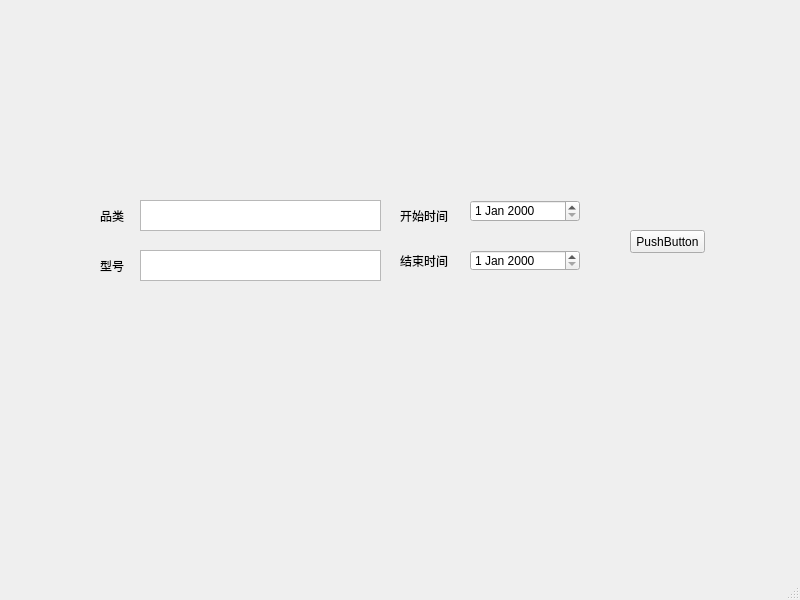
<?xml version="1.0" encoding="UTF-8"?>
<ui version="4.0">
 <class>MainWindow</class>
 <widget class="QMainWindow" name="MainWindow">
  <property name="geometry">
   <rect>
    <x>0</x>
    <y>0</y>
    <width>800</width>
    <height>600</height>
   </rect>
  </property>
  <property name="windowTitle">
   <string>test</string>
  </property>
  <widget class="QWidget" name="centralwidget">
   <widget class="QLabel" name="label">
    <property name="geometry">
     <rect>
      <x>100</x>
      <y>200</y>
      <width>41</width>
      <height>31</height>
     </rect>
    </property>
    <property name="text">
     <string>品类</string>
    </property>
   </widget>
   <widget class="QTextBrowser" name="textBrowser">
    <property name="geometry">
     <rect>
      <x>140</x>
      <y>200</y>
      <width>241</width>
      <height>31</height>
     </rect>
    </property>
   </widget>
   <widget class="QLabel" name="label_2">
    <property name="geometry">
     <rect>
      <x>100</x>
      <y>255</y>
      <width>31</width>
      <height>21</height>
     </rect>
    </property>
    <property name="text">
     <string>型号</string>
    </property>
   </widget>
   <widget class="QTextBrowser" name="textBrowser_2">
    <property name="geometry">
     <rect>
      <x>140</x>
      <y>250</y>
      <width>241</width>
      <height>31</height>
     </rect>
    </property>
   </widget>
   <widget class="QLabel" name="label_3">
    <property name="geometry">
     <rect>
      <x>400</x>
      <y>205</y>
      <width>54</width>
      <height>21</height>
     </rect>
    </property>
    <property name="text">
     <string>开始时间</string>
    </property>
   </widget>
   <widget class="QLabel" name="label_4">
    <property name="geometry">
     <rect>
      <x>400</x>
      <y>250</y>
      <width>54</width>
      <height>21</height>
     </rect>
    </property>
    <property name="text">
     <string>结束时间</string>
    </property>
   </widget>
   <widget class="QDateEdit" name="dateEdit">
    <property name="geometry">
     <rect>
      <x>470</x>
      <y>200</y>
      <width>110</width>
      <height>22</height>
     </rect>
    </property>
   </widget>
   <widget class="QDateEdit" name="dateEdit_2">
    <property name="geometry">
     <rect>
      <x>470</x>
      <y>250</y>
      <width>110</width>
      <height>21</height>
     </rect>
    </property>
   </widget>
   <widget class="QPushButton" name="pushButton">
    <property name="geometry">
     <rect>
      <x>630</x>
      <y>230</y>
      <width>75</width>
      <height>23</height>
     </rect>
    </property>
    <property name="text">
     <string>PushButton</string>
    </property>
   </widget>
  </widget>
  <widget class="QMenuBar" name="menubar">
   <property name="geometry">
    <rect>
     <x>0</x>
     <y>0</y>
     <width>800</width>
     <height>23</height>
    </rect>
   </property>
  </widget>
  <widget class="QStatusBar" name="statusbar"/>
 </widget>
 <resources/>
 <connections/>
</ui>
